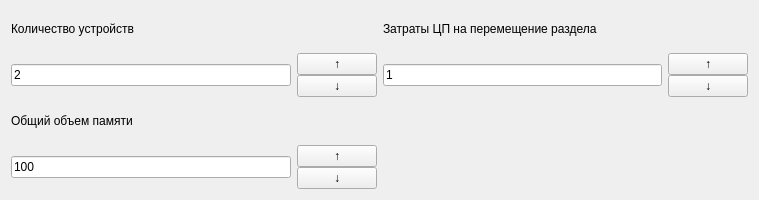
        <widget class="QWidget" name="page_4">
         <property name="geometry">
          <rect>
           <x>0</x>
           <y>0</y>
           <width>759</width>
           <height>200</height>
          </rect>
         </property>
         <attribute name="label">
          <string>Режим распределения динамическими перемещаемыми разделами</string>
         </attribute>
         <layout class="QGridLayout" name="gridLayout_5">
          <item row="0" column="0">
           <widget class="QLabel" name="label_KY_2">
            <property name="text">
             <string>Количество устройств</string>
            </property>
           </widget>
          </item>
          <item row="0" column="1">
           <widget class="QLabel" name="label_zatCP_seg_2">
            <property name="text">
             <string>Затраты ЦП на перемещение раздела</string>
            </property>
           </widget>
          </item>
          <item row="1" column="0">
           <layout class="QHBoxLayout" name="horizontalLayout_19">
            <item>
             <widget class="QLineEdit" name="kolichestvo_ustroistv_rdpr_line_edit">
              <property name="inputMask">
               <string/>
              </property>
              <property name="text">
               <string>2</string>
              </property>
             </widget>
            </item>
            <item>
             <layout class="QVBoxLayout" name="verticalLayout_23">
              <property name="spacing">
               <number>0</number>
              </property>
              <item>
               <widget class="QPushButton" name="incrementate_kol_ustr_rdpr">
                <property name="cursor">
                 <cursorShape>PointingHandCursor</cursorShape>
                </property>
                <property name="text">
                 <string>↑</string>
                </property>
               </widget>
              </item>
              <item>
               <widget class="QPushButton" name="decrementate_kol_ustr_rdpr">
                <property name="cursor">
                 <cursorShape>PointingHandCursor</cursorShape>
                </property>
                <property name="text">
                 <string>↓</string>
                </property>
               </widget>
              </item>
             </layout>
            </item>
           </layout>
          </item>
          <item row="1" column="1">
           <layout class="QHBoxLayout" name="horizontalLayout_18">
            <item>
             <widget class="QLineEdit" name="zatrati_CP_rdpr_line_edit">
              <property name="text">
               <string>1</string>
              </property>
             </widget>
            </item>
            <item>
             <layout class="QVBoxLayout" name="verticalLayout_18">
              <property name="spacing">
               <number>0</number>
              </property>
              <item>
               <widget class="QPushButton" name="incrementate_zatrati_CP_na_peremes_rdpr">
                <property name="cursor">
                 <cursorShape>PointingHandCursor</cursorShape>
                </property>
                <property name="text">
                 <string>↑</string>
                </property>
               </widget>
              </item>
              <item>
               <widget class="QPushButton" name="decrementate_zatrati_CP_na_peremes_rdpr">
                <property name="cursor">
                 <cursorShape>PointingHandCursor</cursorShape>
                </property>
                <property name="text">
                 <string>↓</string>
                </property>
               </widget>
              </item>
             </layout>
            </item>
           </layout>
          </item>
          <item row="2" column="0">
           <widget class="QLabel" name="label_V_seg_3">
            <property name="text">
             <string>Общий объем памяти</string>
            </property>
           </widget>
          </item>
          <item row="3" column="0">
           <layout class="QHBoxLayout" name="horizontalLayout_V_4">
            <item>
             <widget class="QLineEdit" name="V_pamyati_line_edit_rdpr">
              <property name="text">
               <string>100</string>
              </property>
             </widget>
            </item>
            <item>
             <layout class="QVBoxLayout" name="verticalLayout_22">
              <property name="spacing">
               <number>0</number>
              </property>
              <item>
               <widget class="QPushButton" name="incrementate_V_pamyati_rdpr">
                <property name="cursor">
                 <cursorShape>PointingHandCursor</cursorShape>
                </property>
                <property name="text">
                 <string>↑</string>
                </property>
               </widget>
              </item>
              <item>
               <widget class="QPushButton" name="decrementate_V_pamyati_rdpr">
                <property name="cursor">
                 <cursorShape>PointingHandCursor</cursorShape>
                </property>
                <property name="text">
                 <string>↓</string>
                </property>
               </widget>
              </item>
             </layout>
            </item>
           </layout>
          </item>
         </layout>
        </widget>
